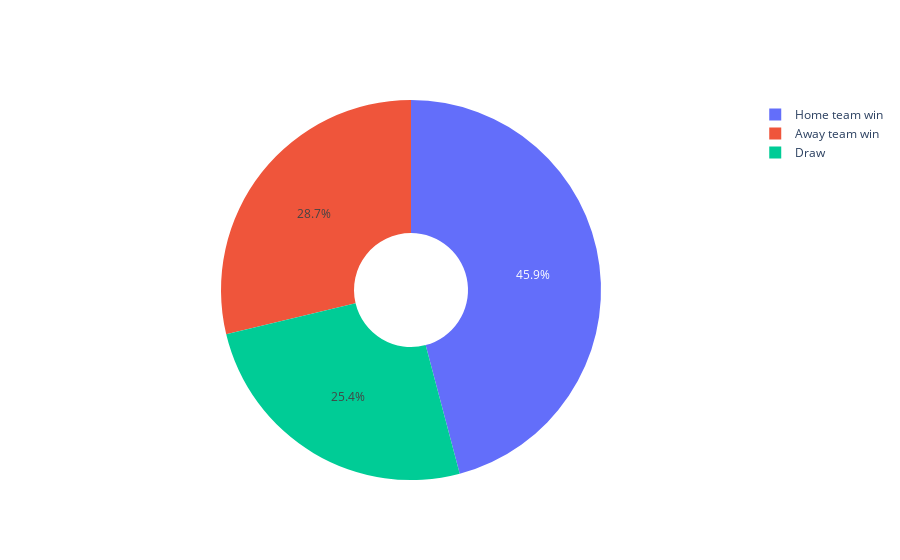

The code cell stored with this chart in its notebook:
### Code cell
#Pie chart
labels = match_df['result'].value_counts().index.tolist()
values = match_df['result'].value_counts()

fig = go.Figure(data=[go.Pie(labels=labels, values=values, hole=.3)])
fig.show()

### Figure 1 — Plotly figure (JSON) as saved in the notebook; plotly's stock layout.template omitted (floating-point values rounded to 4 significant figures)
{"data": [{"hole": 0.3, "labels": ["Home team win", "Away team win", "Draw"], "type": "pie", "values": [11917, 7466, 6596]}], "layout": {}}
